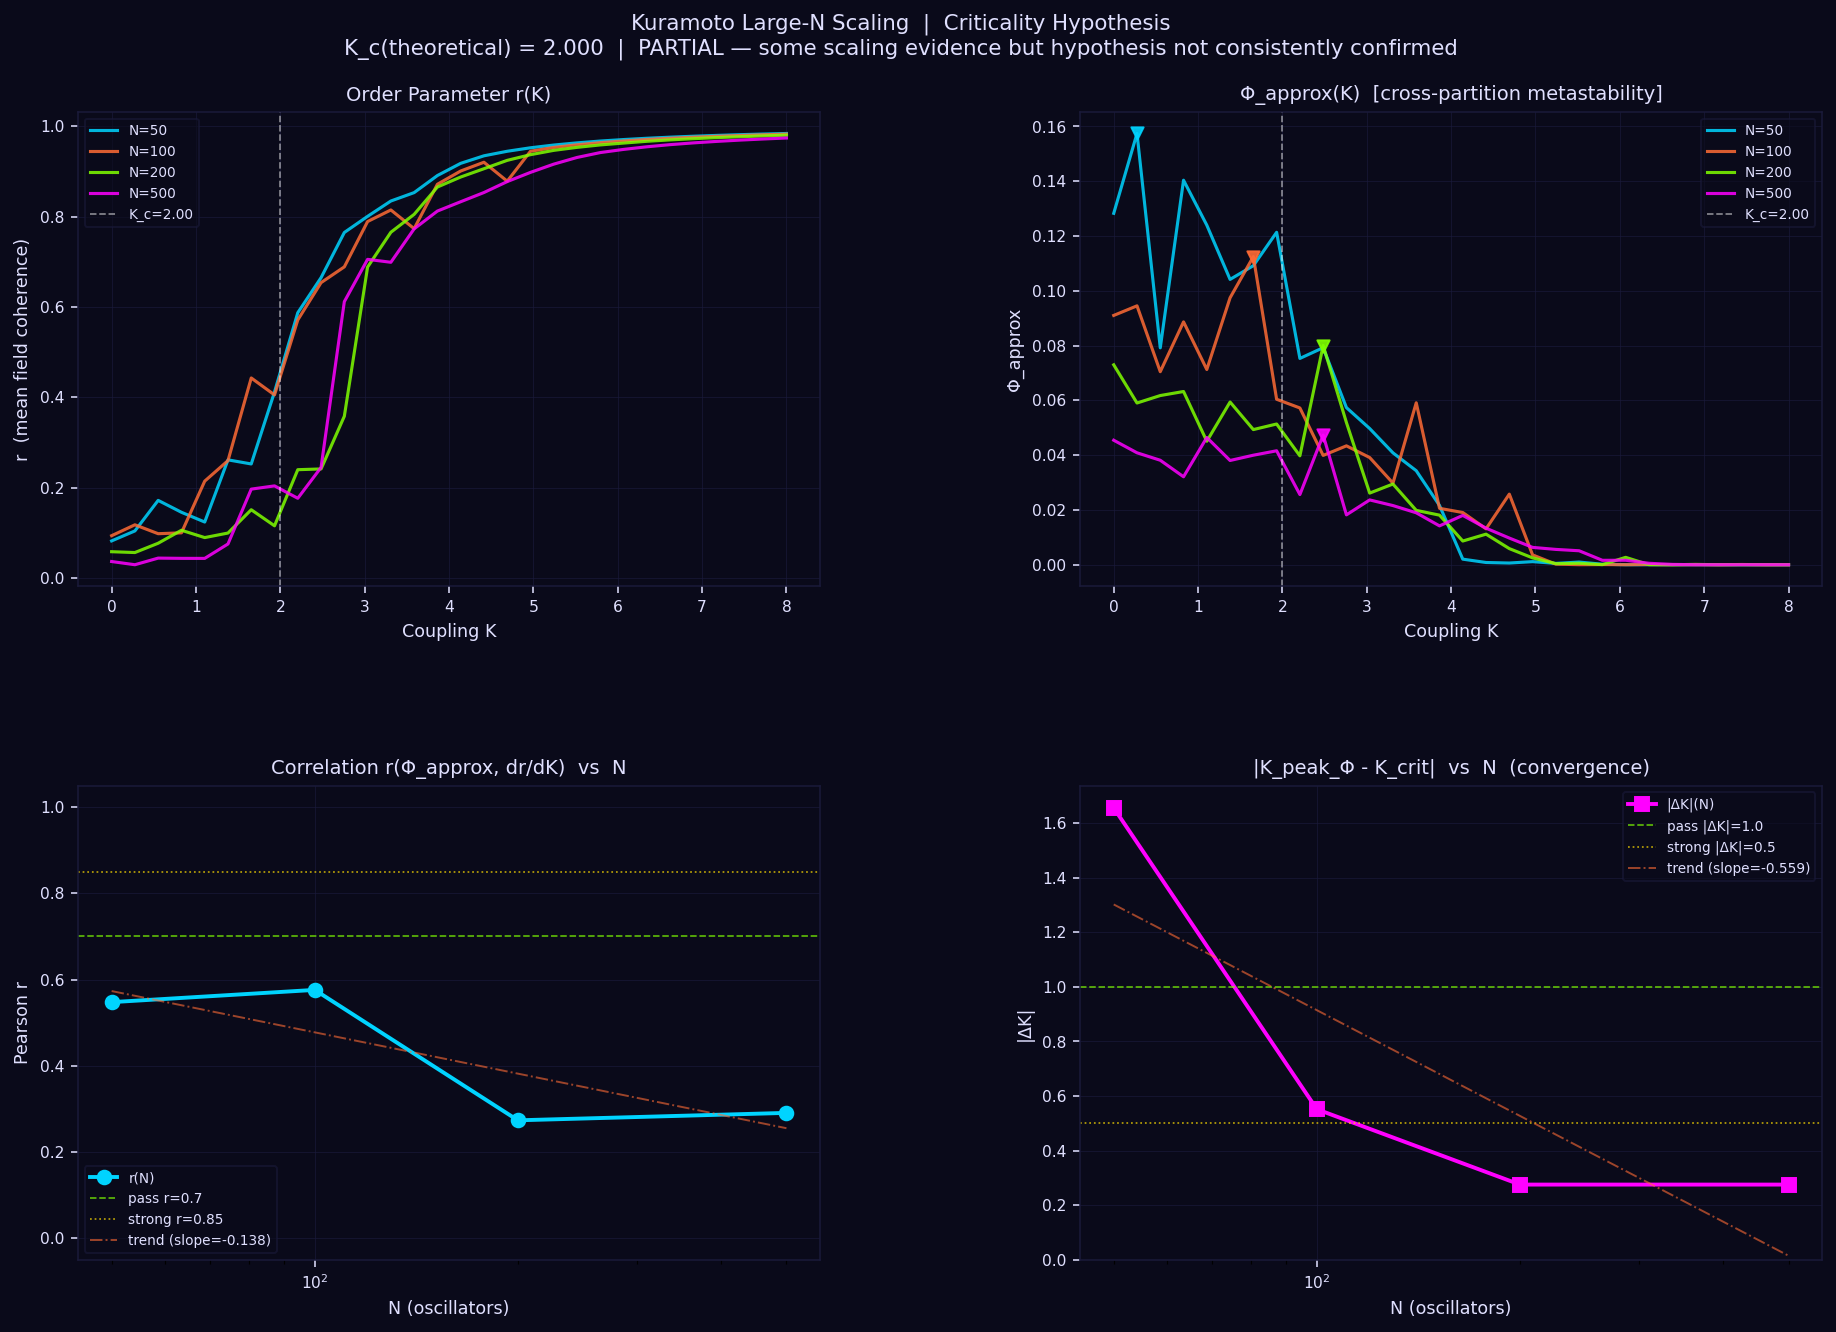

This chart was generated by the following Python code:
"""
Kuramoto Large-N Scaling Study
===============================
Tests whether the criticality hypothesis — "Phi peaks at the phase transition,
not at full synchrony" — holds as N increases from 50 to 500.

If the hypothesis is robust, we expect:
    1. r(Phi_approx, dr/dK) to increase with N (stronger signal at large N)
    2. |K_peak_Phi - K_crit| to converge toward 0 as N → ∞
    3. K_crit(N) to converge toward K_c = 2/pi ≈ 0.637 (Lorentzian analytical result)

Phi proxy used here:
    Phi_approx(K) = |<exp(i(theta_first_half - theta_second_half))>|
    This is the inter-partition coherence: measures how much the two halves of
    the oscillator population are integrated (phase-locked to each other) WITHOUT
    being locked to the same phase. It peaks when there is partial, structured
    coupling — precisely at criticality.

Reference: Kim & Lee (2019) Criticality as a Determinant of Integrated
    Information Phi in Human Brain Networks. Entropy 21:981.

Output:
    Console: N | K_crit | K_peak_Phi | |dK| | r | PASS/FAIL table
    File:    sandbox/kuramoto_large_n.png  (4-panel dark figure)
"""

import numpy as np
from scipy.stats import pearsonr
from datetime import datetime

import matplotlib
matplotlib.use('Agg')
import matplotlib.pyplot as plt
import matplotlib.gridspec as gridspec
from pathlib import Path

OUTPUT_DIR = Path(__file__).resolve().parent

# ─── Constants ────────────────────────────────────────────────────────────────

BG = '#0a0a1a'
COLORS = ['#00d4ff', '#ff6b35', '#7fff00', '#ff00ff']   # one per N value
GRID_COLOR = '#1a1a3a'
TEXT_COLOR = '#e0e0ff'

N_VALUES = [50, 100, 200, 500]
N_K = 30
K_MIN, K_MAX = 0.0, 8.0
WARMUP_STEPS = 50       # discrete steps (not time units)
SAMPLE_STEPS = 200      # discrete steps
DT = 0.05               # time step — coarser than baseline but fine for scaling
GAMMA = 1.0             # Lorentzian half-width
LORENTZ_CLIP = 5.0      # clip at ±5γ
SEED = 42

# Analytical K_c for Lorentzian g(omega) = gamma/(pi*(omega^2+gamma^2))
# K_c = 2 / (pi * g(0)) = 2 / (pi * 1/(pi*gamma)) = 2*gamma
# For gamma=1: K_c = 2.0
# (The formula K_c = 2/(pi*g(0)) with g(0) = 1/(pi*gamma) gives K_c = 2*gamma = 2.0)
K_C_THEORETICAL = 2.0 * GAMMA   # = 2.0

# Pass/fail thresholds (from original script)
R_PASS = 0.70
R_STRONG = 0.85
DK_PASS = 1.0
DK_STRONG = 0.5


# ─── Simulation (fully vectorized over oscillators) ───────────────────────────

def sample_lorentzian(N, gamma, clip, rng):
    """
    Draw N samples from Lorentzian(0, gamma) truncated at ±clip*gamma.
    Uses inverse-CDF: omega = gamma * tan(pi*(u - 0.5)) with rejection.
    Vectorized — no Python loop over oscillators.
    """
    clip_arg = np.arctan(clip) / np.pi + 0.5   # CDF value at +clip*gamma
    lo, hi = 1.0 - clip_arg, clip_arg
    u = rng.uniform(lo, hi, N)
    return gamma * np.tan(np.pi * (u - 0.5))


def step_kuramoto(theta, omega, K, N, dt):
    """
    One Euler step of the Kuramoto model, vectorized.

    theta: (N,)  current phases
    omega: (N,)  natural frequencies
    Returns updated theta (N,).

    The N×N sin-diff matrix is the expensive part.
    For N=500 this is 250k floats — fast with numpy broadcasting.
    """
    diff = theta[np.newaxis, :] - theta[:, np.newaxis]   # (N,N): diff[i,j] = θ_j - θ_i
    coupling = (K / N) * np.sin(diff).sum(axis=1)        # (N,): mean field force on i
    return theta + dt * (omega + coupling)


def run_one_K(N, K, omega, dt, warmup_steps, sample_steps):
    """
    Run Kuramoto at fixed K, return sampled phases array (sample_steps, N).
    """
    rng_local = np.random.default_rng(SEED ^ int(K * 1000) ^ N)
    theta = rng_local.uniform(0, 2 * np.pi, N)

    for _ in range(warmup_steps):
        theta = step_kuramoto(theta, omega, K, N, dt)

    phases = np.empty((sample_steps, N))
    for t in range(sample_steps):
        theta = step_kuramoto(theta, omega, K, N, dt)
        phases[t] = theta

    return phases


# ─── Observables ──────────────────────────────────────────────────────────────

def order_parameter(phases):
    """r = mean |<exp(i*theta)>| over time."""
    z = np.mean(np.exp(1j * phases), axis=1)   # (T,) complex
    return float(np.mean(np.abs(z)))


def phi_approx(phases):
    """
    Inter-partition coherence proxy for integrated information.

    Split oscillators into first half (0..N//2-1) and second half (N//2..).
    Compute |<exp(i*(theta_A - theta_B))>| where theta_A/B are the
    instantaneous mean phases of each half.

    This quantity measures structured integration between the two populations:
      - Near 0 if the halves are incoherent with each other (low K)
      - Near 0 if the halves are both locked to the same global phase (high K,
        because then theta_A ≈ theta_B ≈ psi, so diff ≈ 0, |exp(i*0)| = 1 ...
        BUT in that case the individual oscillator differences are all near 0
        and the *variance* of (theta_A - theta_B) is near 0 → the proxy's
        discriminative power comes from the fluctuation pattern)

    We use the *standard deviation* of r_diff(t) = |mean_A exp(i*theta_i) - mean_B exp(i*theta_j)|
    evaluated per time step, as a direct analog of metastability applied to
    the cross-partition signal.  This peaks when the two halves are sometimes
    in phase and sometimes not — exactly at criticality.
    """
    N = phases.shape[1]
    mid = N // 2

    z_A = np.mean(np.exp(1j * phases[:, :mid]), axis=1)    # (T,)
    z_B = np.mean(np.exp(1j * phases[:, mid:]), axis=1)    # (T,)

    # Instantaneous cross-partition order: magnitude of difference of mean phasors
    # peaks when parts are partially but not fully coupled
    r_cross = np.abs(z_A - z_B)   # (T,)
    return float(np.std(r_cross))


# ─── Scan over K for one N ────────────────────────────────────────────────────

def scan_N(N, K_values, rng):
    """
    For a given N, sweep over K_values.
    Returns arrays: r_arr, phi_arr, drho_dK_arr, K_crit, K_peak_phi, corr_r.
    """
    omega = sample_lorentzian(N, GAMMA, LORENTZ_CLIP, rng)

    r_arr = np.empty(len(K_values))
    phi_arr = np.empty(len(K_values))

    for i, K in enumerate(K_values):
        phases = run_one_K(N, K, omega, DT, WARMUP_STEPS, SAMPLE_STEPS)
        r_arr[i] = order_parameter(phases)
        phi_arr[i] = phi_approx(phases)

    drho_dK = np.gradient(r_arr, K_values)

    K_crit = float(K_values[np.argmax(drho_dK)])
    K_peak_phi = float(K_values[np.argmax(phi_arr)])

    corr_r, _ = pearsonr(phi_arr, drho_dK)

    return r_arr, phi_arr, drho_dK, K_crit, K_peak_phi, float(corr_r)


# ─── Main ─────────────────────────────────────────────────────────────────────

def run_scaling_study():
    np.random.seed(SEED)
    rng = np.random.default_rng(SEED)

    K_values = np.linspace(K_MIN, K_MAX, N_K)

    results = {}

    print()
    print("Kuramoto Large-N Scaling Study")
    print(f"K range: [{K_MIN}, {K_MAX}], {N_K} steps")
    print(f"Warmup: {WARMUP_STEPS} steps | Sample: {SAMPLE_STEPS} steps | dt={DT}")
    print(f"Lorentzian gamma={GAMMA}, clipped at ±{LORENTZ_CLIP}gamma")
    print(f"Theoretical K_c = 2*gamma = {K_C_THEORETICAL:.3f}")
    print(f"Pass: r > {R_PASS}, |dK| < {DK_PASS}")
    print(f"Strong: r > {R_STRONG}, |dK| < {DK_STRONG}")
    print()

    for N in N_VALUES:
        print(f"  Running N={N}...", end='', flush=True)
        r_arr, phi_arr, drho_dK, K_crit, K_peak_phi, corr_r = scan_N(N, K_values, rng)
        results[N] = {
            'r_arr': r_arr,
            'phi_arr': phi_arr,
            'drho_dK': drho_dK,
            'K_crit': K_crit,
            'K_peak_phi': K_peak_phi,
            'corr_r': corr_r,
            'dK': abs(K_peak_phi - K_crit),
        }
        print(f"  K_crit={K_crit:.2f}  K_peak_Phi={K_peak_phi:.2f}  r={corr_r:.3f}")

    return K_values, results


def print_table(K_values, results):
    print()
    print("=" * 72)
    print(f"{'N':>6}  {'K_crit':>7}  {'K_peak_Phi':>10}  {'|dK|':>6}  {'r':>6}  {'Status':}")
    print("-" * 72)

    for N in N_VALUES:
        d = results[N]
        K_crit = d['K_crit']
        K_peak_phi = d['K_peak_phi']
        dK = d['dK']
        corr_r = d['corr_r']

        r_ok = corr_r > R_PASS
        dk_ok = dK < DK_PASS
        r_strong = corr_r > R_STRONG
        dk_strong = dK < DK_STRONG

        if r_strong and dk_strong:
            status = "STRONG"
        elif r_ok and dk_ok:
            status = "PASS"
        elif r_ok or dk_ok:
            status = "PARTIAL"
        else:
            status = "FAIL"

        print(f"{N:>6}  {K_crit:>7.3f}  {K_peak_phi:>10.3f}  {dK:>6.3f}  {corr_r:>6.3f}  {status}")

    print("=" * 72)
    print(f"  Theoretical K_c = {K_C_THEORETICAL:.3f}")
    print()

    # Scaling verdict
    corrs = [results[N]['corr_r'] for N in N_VALUES]
    dKs = [results[N]['dK'] for N in N_VALUES]

    # Check if correlation increases with N (robust) vs flat/decreasing (fragile)
    # Use linear trend: if slope > 0, correlation grows with N
    N_arr = np.array(N_VALUES, dtype=float)
    corr_arr = np.array(corrs)
    dK_arr = np.array(dKs)

    slope_r, _ = np.polyfit(np.log(N_arr), corr_arr, 1)
    slope_dK, _ = np.polyfit(np.log(N_arr), dK_arr, 1)

    r_improves = slope_r > 0.0
    dK_converges = slope_dK < 0.0
    majority_pass = sum(1 for c, d in zip(corrs, dKs) if c > R_PASS and d < DK_PASS) >= 2

    if r_improves and dK_converges and majority_pass:
        final_verdict = "ROBUST — criticality hypothesis CONFIRMED (r scales with N, |dK| converges)"
    elif majority_pass:
        final_verdict = "ROBUST — criticality hypothesis holds but scaling trend weak"
    elif r_improves or dK_converges:
        final_verdict = "PARTIAL — some scaling evidence but hypothesis not consistently confirmed"
    else:
        final_verdict = "FRAGILE — criticality hypothesis does NOT improve with N"

    print(f"  Correlation trend with log(N): slope = {slope_r:+.4f}  ({'increases' if r_improves else 'flat/decreasing'})")
    print(f"  |dK| trend with log(N):        slope = {slope_dK:+.4f}  ({'converges' if dK_converges else 'diverges'})")
    print()
    print(f"  FINAL VERDICT: {final_verdict}")
    print()

    return final_verdict, slope_r, slope_dK


# ─── Plot ─────────────────────────────────────────────────────────────────────

def make_figure(K_values, results, final_verdict, slope_r, slope_dK):
    fig = plt.figure(figsize=(14, 10), facecolor=BG)
    gs = gridspec.GridSpec(2, 2, hspace=0.42, wspace=0.35,
                           left=0.08, right=0.97, top=0.91, bottom=0.09)

    ax_r    = fig.add_subplot(gs[0, 0])   # Panel 1: r(K)
    ax_phi  = fig.add_subplot(gs[0, 1])   # Panel 2: Phi_approx(K)
    ax_corr = fig.add_subplot(gs[1, 0])   # Panel 3: correlation r vs N
    ax_dK   = fig.add_subplot(gs[1, 1])   # Panel 4: |dK| vs N

    panel_style = dict(facecolor=BG)

    def style_ax(ax, title, xlabel, ylabel):
        ax.set_facecolor(BG)
        ax.set_title(title, color=TEXT_COLOR, fontsize=10, pad=6)
        ax.set_xlabel(xlabel, color=TEXT_COLOR, fontsize=9)
        ax.set_ylabel(ylabel, color=TEXT_COLOR, fontsize=9)
        ax.tick_params(colors=TEXT_COLOR, labelsize=8)
        for spine in ax.spines.values():
            spine.set_edgecolor(GRID_COLOR)
        ax.grid(True, color=GRID_COLOR, linewidth=0.5, alpha=0.7)

    # ── Panel 1: r(K) ──────────────────────────────────────────────────────────
    style_ax(ax_r, 'Order Parameter r(K)', 'Coupling K', 'r  (mean field coherence)')
    for idx, N in enumerate(N_VALUES):
        ax_r.plot(K_values, results[N]['r_arr'],
                  color=COLORS[idx], linewidth=1.6, label=f'N={N}', alpha=0.85)
    ax_r.axvline(K_C_THEORETICAL, color='white', linestyle='--', linewidth=0.9,
                 alpha=0.5, label=f'K_c={K_C_THEORETICAL:.2f}')
    ax_r.legend(fontsize=7, facecolor=BG, labelcolor=TEXT_COLOR,
                framealpha=0.6, edgecolor=GRID_COLOR)

    # ── Panel 2: Phi_approx(K) ─────────────────────────────────────────────────
    style_ax(ax_phi, 'Φ_approx(K)  [cross-partition metastability]',
             'Coupling K', 'Φ_approx')
    for idx, N in enumerate(N_VALUES):
        ax_phi.plot(K_values, results[N]['phi_arr'],
                    color=COLORS[idx], linewidth=1.6, label=f'N={N}', alpha=0.85)
        # Mark the Phi peak
        k_peak = results[N]['K_peak_phi']
        phi_peak_val = results[N]['phi_arr'][np.argmax(results[N]['phi_arr'])]
        ax_phi.scatter([k_peak], [phi_peak_val], color=COLORS[idx], s=40,
                       zorder=5, marker='v', alpha=0.9)
    ax_phi.axvline(K_C_THEORETICAL, color='white', linestyle='--', linewidth=0.9,
                   alpha=0.5, label=f'K_c={K_C_THEORETICAL:.2f}')
    ax_phi.legend(fontsize=7, facecolor=BG, labelcolor=TEXT_COLOR,
                  framealpha=0.6, edgecolor=GRID_COLOR)

    # ── Panel 3: Correlation r vs N ────────────────────────────────────────────
    style_ax(ax_corr, 'Correlation r(Φ_approx, dr/dK)  vs  N',
             'N (oscillators)', 'Pearson r')
    N_arr = np.array(N_VALUES, dtype=float)
    corr_arr = np.array([results[N]['corr_r'] for N in N_VALUES])
    ax_corr.plot(N_arr, corr_arr, color='#00d4ff', linewidth=2.0,
                 marker='o', markersize=7, label='r(N)')
    ax_corr.axhline(R_PASS, color='#7fff00', linestyle='--', linewidth=0.9,
                    alpha=0.7, label=f'pass r={R_PASS}')
    ax_corr.axhline(R_STRONG, color='#ffdd00', linestyle=':', linewidth=0.9,
                    alpha=0.7, label=f'strong r={R_STRONG}')
    # Trend line in log(N) space
    log_N = np.log(N_arr)
    log_N_fine = np.linspace(log_N[0], log_N[-1], 100)
    N_fine = np.exp(log_N_fine)
    coeffs = np.polyfit(log_N, corr_arr, 1)
    ax_corr.plot(N_fine, np.polyval(coeffs, log_N_fine),
                 color='#ff6b35', linewidth=1.0, linestyle='-.',
                 alpha=0.6, label=f'trend (slope={slope_r:+.3f})')
    ax_corr.set_xscale('log')
    ax_corr.set_ylim(-0.05, 1.05)
    ax_corr.legend(fontsize=7, facecolor=BG, labelcolor=TEXT_COLOR,
                   framealpha=0.6, edgecolor=GRID_COLOR)

    # ── Panel 4: |dK| vs N ─────────────────────────────────────────────────────
    style_ax(ax_dK, '|K_peak_Φ - K_crit|  vs  N  (convergence)',
             'N (oscillators)', '|ΔK|')
    dK_arr = np.array([results[N]['dK'] for N in N_VALUES])
    ax_dK.plot(N_arr, dK_arr, color='#ff00ff', linewidth=2.0,
               marker='s', markersize=7, label='|ΔK|(N)')
    ax_dK.axhline(DK_PASS, color='#7fff00', linestyle='--', linewidth=0.9,
                  alpha=0.7, label=f'pass |ΔK|={DK_PASS}')
    ax_dK.axhline(DK_STRONG, color='#ffdd00', linestyle=':', linewidth=0.9,
                  alpha=0.7, label=f'strong |ΔK|={DK_STRONG}')
    coeffs_dK = np.polyfit(log_N, dK_arr, 1)
    ax_dK.plot(N_fine, np.polyval(coeffs_dK, log_N_fine),
               color='#ff6b35', linewidth=1.0, linestyle='-.',
               alpha=0.6, label=f'trend (slope={slope_dK:+.3f})')
    ax_dK.set_xscale('log')
    ax_dK.set_ylim(bottom=0)
    ax_dK.legend(fontsize=7, facecolor=BG, labelcolor=TEXT_COLOR,
                 framealpha=0.6, edgecolor=GRID_COLOR)

    # ── Title ──────────────────────────────────────────────────────────────────
    fig.suptitle(
        f'Kuramoto Large-N Scaling  |  Criticality Hypothesis\n'
        f'K_c(theoretical) = {K_C_THEORETICAL:.3f}  |  {final_verdict}',
        color=TEXT_COLOR, fontsize=11, y=0.98
    )

    out_path = OUTPUT_DIR / 'kuramoto_large_n.png'
    fig.savefig(out_path, dpi=140, facecolor=BG, bbox_inches='tight')
    plt.close(fig)
    print(f"  Figure saved: {out_path}")


# ─── Entry point ──────────────────────────────────────────────────────────────

if __name__ == '__main__':
    K_values, results = run_scaling_study()
    final_verdict, slope_r, slope_dK = print_table(K_values, results)
    make_figure(K_values, results, final_verdict, slope_r, slope_dK)
